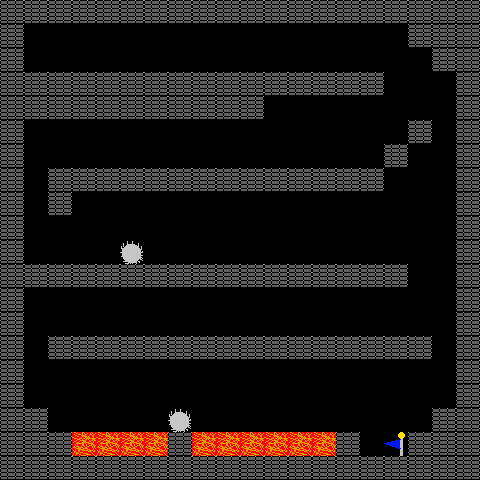

Below is a game level as drawn by its tile map, then a one-line description and the .tmx that defines it (tile-layer data replaced by summaries):
An orthogonal 20x20 tile map with 24x24 px tiles, 1 tile layer (level) and 26 objects.

<map version="1.0" orientation="orthogonal" width="20" height="20" tilewidth="24" tileheight="24">
 <tileset firstgid="1" name="masa" tilewidth="24" tileheight="24">
  <image source="spritesheet.png" width="120" height="120" />
 </tileset>
 <layer name="level" width="20" height="20">
  <data>[400 cells, 174 non-empty, 4 distinct tile ids]</data>
 </layer>
 <objectgroup name="wall" width="20" height="24">
  <object x="0" y="0" width="24" height="480" />
  <object x="24" y="0" width="456" height="24" />
  <object x="408" y="24" width="72" height="24" />
  <object x="432" y="48" width="48" height="24" />
  <object x="456" y="72" width="24" height="408" />
  <object x="432" y="408" width="24" height="72" />
  <object x="408" y="432" width="24" height="48" />
  <object x="24" y="456" width="384" height="24" />
  <object x="336" y="432" width="23" height="24" />
  <object x="168" y="432" width="24" height="24" />
  <object x="24" y="408" width="24" height="48" />
  <object x="48" y="432" width="24" height="24" />
  <object x="48" y="336" width="384" height="24" />
  <object x="24" y="264" width="384" height="24" />
  <object x="24" y="96" width="240" height="24" />
  <object x="408" y="120" width="24" height="24" />
  <object x="384" y="144" width="24" height="24" />
  <object x="48" y="168" width="336" height="24" />
  <object x="48" y="192" width="24" height="24" />
  <object x="24" y="72" width="360" height="24" />
 </objectgroup>
 <objectgroup name="lava" width="20" height="20">
  <object x="72" y="433" width="95" height="21" />
  <object x="191" y="433" width="142" height="23" />
 </objectgroup>
 <objectgroup name="flag" width="20" height="20">
  <object x="384" y="433" width="23" height="23" />
 </objectgroup>
 <objectgroup name="player" width="20" height="20">
  <object x="45" y="46" />
 </objectgroup>
 <objectgroup name="saw" width="20" height="20">
  <object x="120" y="241" width="22" height="22" />
  <object x="168" y="409" width="22" height="22" />
 </objectgroup>
</map>